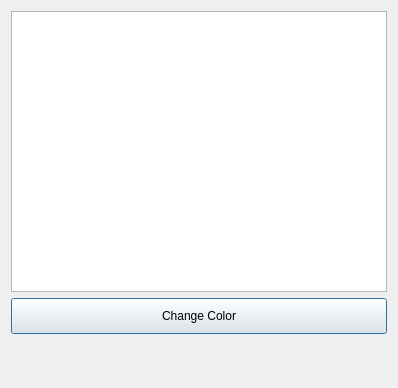
<?xml version="1.0" encoding="UTF-8"?>
<ui version="4.0">
 <class>Dialog</class>
 <widget class="QDialog" name="Dialog">
  <property name="geometry">
   <rect>
    <x>0</x>
    <y>0</y>
    <width>398</width>
    <height>388</height>
   </rect>
  </property>
  <property name="windowTitle">
   <string>QColorDialog</string>
  </property>
  <layout class="QVBoxLayout" name="verticalLayout">
   <item>
    <widget class="QPlainTextEdit" name="plainTextEdit"/>
   </item>
   <item>
    <widget class="QPushButton" name="pushButton">
     <property name="styleSheet">
      <string notr="true">padding: 10px;</string>
     </property>
     <property name="text">
      <string>Change Color</string>
     </property>
    </widget>
   </item>
   <item>
    <widget class="QLabel" name="label">
     <property name="styleSheet">
      <string notr="true">padding: 10px;
font-size: 15px;</string>
     </property>
     <property name="text">
      <string/>
     </property>
    </widget>
   </item>
  </layout>
 </widget>
 <resources/>
 <connections/>
</ui>
